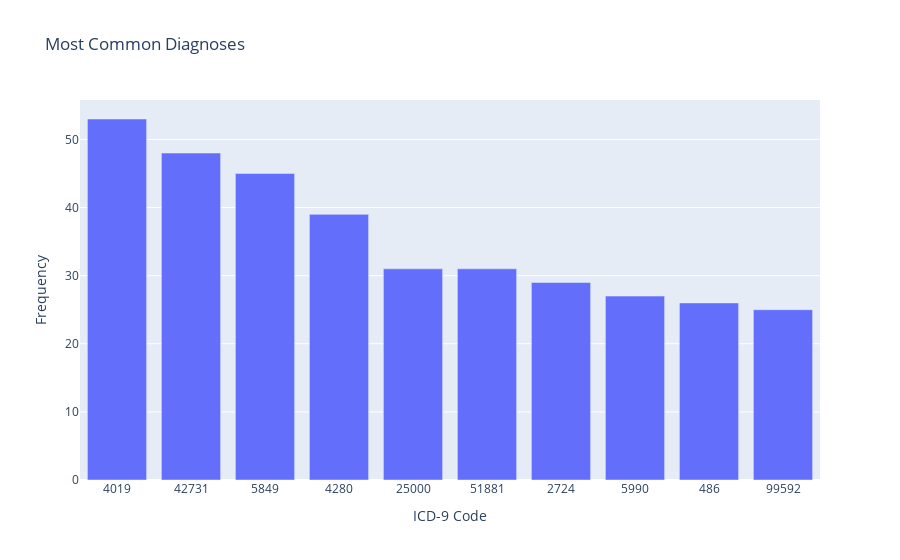

The code cell stored with this chart in its notebook:
### Code cell
# Example: Extracting most common diagnoses
common_diagnoses = diagnosis['icd9_code'].value_counts().head(10).reset_index()
common_diagnoses.columns = ['icd9_code', 'count']
fig = px.bar(common_diagnoses, x='icd9_code', y='count', title='Most Common Diagnoses')
fig.update_layout(xaxis_title='ICD-9 Code', yaxis_title='Frequency')
fig.show()

### Figure 1 — Plotly figure (JSON) as saved in the notebook; plotly's stock layout.template omitted (floating-point values rounded to 4 significant figures)
{"data": [{"hovertemplate": "icd9_code=%{x}<br>count=%{y}<extra></extra>", "legendgroup": "", "marker": {"color": "#636efa", "pattern": {"shape": ""}}, "name": "", "orientation": "v", "showlegend": false, "textposition": "auto", "type": "bar", "x": ["4019", "42731", "5849", "4280", "25000", "51881", "2724", "5990", "486", "99592"], "xaxis": "x", "y": [53, 48, 45, 39, 31, 31, 29, 27, 26, 25], "yaxis": "y"}], "layout": {"barmode": "relative", "legend": {"tracegroupgap": 0}, "title": {"text": "Most Common Diagnoses"}, "xaxis": {"anchor": "y", "domain": [0, 1], "title": {"text": "ICD-9 Code"}}, "yaxis": {"anchor": "x", "domain": [0, 1], "title": {"text": "Frequency"}}}}
